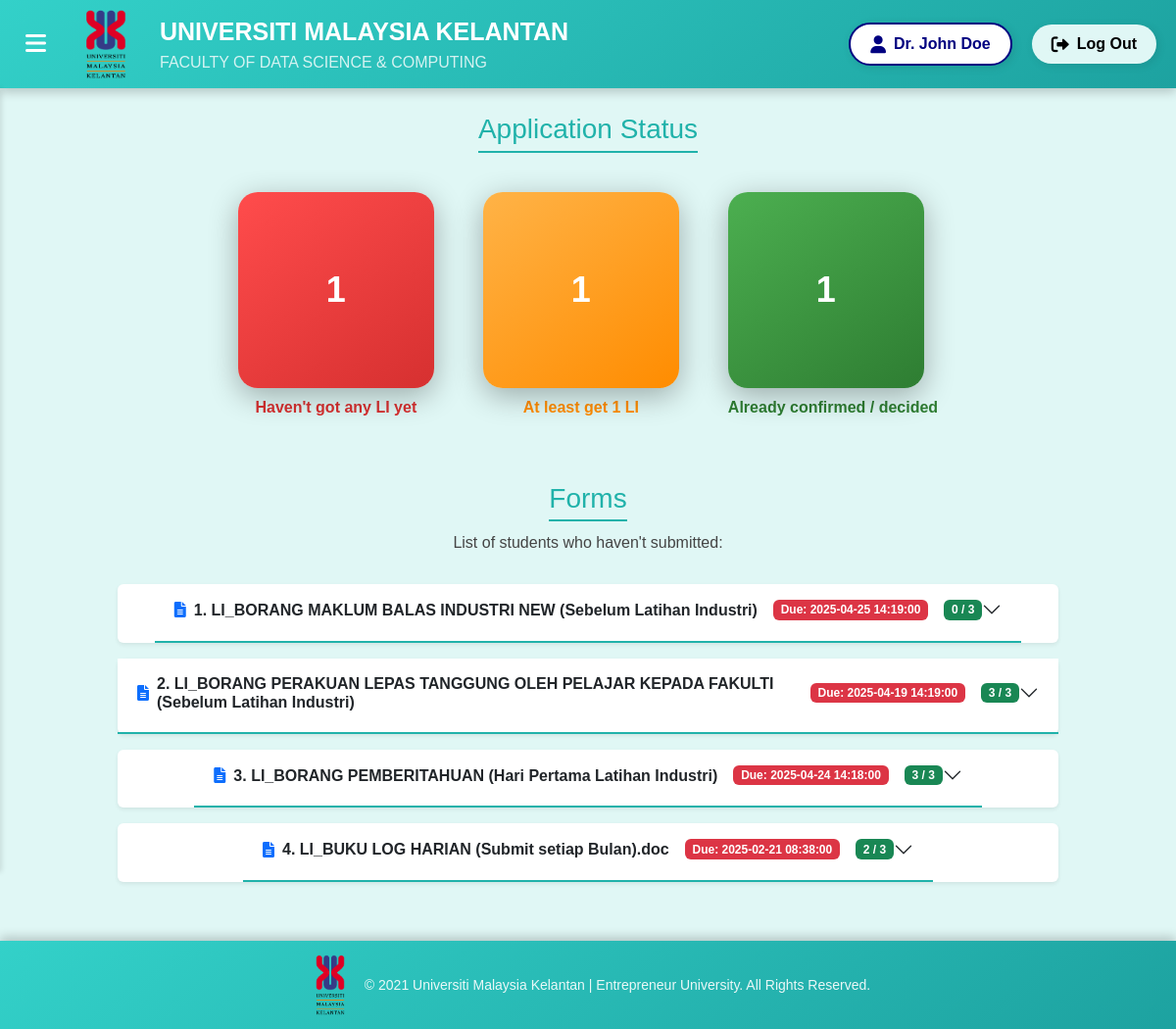
Page /lecturer_dashboard.php (signed in) on the committed database.
### tables this page shows
CREATE TABLE `before_li` (
  `id` int(11) NOT NULL,
  `form_name` varchar(255) DEFAULT NULL,
  `file_path` varchar(255) DEFAULT NULL,
  `due_date` datetime DEFAULT NULL,
  `created_at` timestamp NOT NULL DEFAULT current_timestamp(),
  `button_name` varchar(255) NOT NULL,
  `redirect_url` varchar(255) DEFAULT NULL,
  `require_upload` enum('Yes','No') DEFAULT 'No'
);

### lecturer_dashboard.php (the view, shortened to what this page needs)
<?php
include("db_connect.php");
$lecturerName = $_SESSION['name'];
$stmt1 = $conn->prepare("SELECT COUNT(*) as total FROM students WHERE lecturer = ? AND status = 'Haven''t got any LI yet'");
$stmt1->bind_param("s", $lecturerName);
$stmt1->execute();
$result1 = $stmt1->get_result()->fetch_assoc()['total'];
$stmt2 = $conn->prepare("SELECT COUNT(*) as total FROM students WHERE lecturer = ? AND status = 'At least get 1 LI'");
$stmt2->bind_param("s", $lecturerName);
$stmt2->execute();
$result2 = $stmt2->get_result()->fetch_assoc()['total'];
$stmt3 = $conn->prepare("SELECT COUNT(*) as total FROM students WHERE lecturer = ? AND status = 'Already confirmed / decided'");
$stmt3->bind_param("s", $lecturerName);
$stmt3->execute();
$result3 = $stmt3->get_result()->fetch_assoc()['total'];
$formQuery = "SELECT form_name, due_date FROM before_li ORDER BY id DESC";
$formResult = $conn->query($formQuery);
$stmtTotalStudents = $conn->prepare("SELECT COUNT(*) as total FROM students WHERE lecturer = ?");
$stmtTotalStudents->bind_param("s", $lecturerName);
$stmtTotalStudents->execute();
$totalStudents = $stmtTotalStudents->get_result()->fetch_assoc()['total'];
?>
<!DOCTYPE html>
<html lang="en">
<head>
<!DOCTYPE html>
<html lang="en">
<head>
    <link href="https://cdn.jsdelivr.net/npm/bootstrap@5.3.2/dist/css/bootstrap.min.css" rel="stylesheet">
    <link href="https://cdnjs.cloudflare.com/ajax/libs/font-awesome/6.0.0-beta3/css/all.min.css" rel="stylesheet">
    <link href="https://cdn.jsdelivr.net/npm/bootstrap@5.3.2/dist/css/bootstrap.min.css" rel="stylesheet">
</head>
<body>
<div class="navbar">
    <div class="logo">
        <button id="sidebarToggle" class="menu-toggle">
            <i class="fas fa-bars"></i>
        </button>
        <img src="image/logoumk.png" alt="UMK Logo" class="logo-img">
        <div>
            <p>UNIVERSITI MALAYSIA KELANTAN</p>
            <p class="faculty-title">FACULTY OF DATA SCIENCE & COMPUTING</p>
        </div>
    </div>
    <ul class="menu">
      <li>
        <div class="position-relative">
          <a href="#" id="userName" class="logout-btn" style="background-color: white; color: navy; border: 2px solid navy;">
            <i class="fas fa-user"></i> <?= htmlspecialchars($lecturerName) ?>
          </a>
        </div>
      </li>
    <li>
        <a href="logout.php" class="logout-btn">
            <i class="fas fa-sign-out-alt"></i> Log Out
        </a>
    </li>
    </ul>
</div>
<div class="main-content">
<div class="main-inner">
    <div class="status-wrapper">
        <div class="application-status">
            <h2>Application Status</h2>
        </div>
        <div class="status-squares">
            <div style="text-align:center;">
            <div class="square" id="status1"><?php echo $result1; ?></div>
                <p style="margin-top:8px; color:#d63030; font-weight:bold;">Haven't got any LI yet</p>
            </div>
            <div style="text-align:center;">
            <div class="square" id="status2"><?php echo $result2; ?></div>
                <p style="margin-top:8px; color:#ff8c00; font-weight:bold;">At least get 1 LI</p>
            </div>
            <div style="text-align:center;">
            <div class="square" id="status3"><?php echo $result3; ?></div>
                <p style="margin-top:8px; color:#2e7d32; font-weight:bold;">Already confirmed / decided</p>
            </div>
        </div>
    </div>
<div class="application-status mt-5">
  <h2>Forms</h2>
  <p style="font-size: 16px; color: #444; margin-top: 10px;">
    List of students who haven't submitted:
  </p>
  <div class="accordion form-accordion" id="formsAccordion" style="margin-top: 30px;">
  <?php
  $counter = 1;
  if ($formResult && $formResult->num_rows > 0) {
      while ($row = $formResult->fetch_assoc()) {
          $formName = $row['form_name'];
          $dueDate  = $row['due_date'];
          if (stripos($formName, 'LI_BORANG MAKLUM BALAS INDUSTRI NEW') !== false) {
              $subTable    = 'form';
              $whichColumn = 'which_form';
          } else {
              $subTable    = 'student_uploads';
              $whichColumn = 'form_name';
          }
            $sqlAll = "
            SELECT name, email
                FROM students
            WHERE lecturer = ?
            ";
            $stmtAll = $conn->prepare($sqlAll);
            $stmtAll->bind_param("s", $lecturerName);
            $stmtAll->execute();
            $resAll = $stmtAll->get_result();
            $students = [];
            while ($r = $resAll->fetch_assoc()) {
            $students[$r['email']] = $r['name'];
            }
            if ($subTable == 'form') {
                $sqlSub = "
                SELECT email
                    FROM form
                WHERE {$whichColumn} = ?
                ";
            } else {
                $sqlSub = "
                SELECT student_email
                    FROM student_uploads
                WHERE {$whichColumn} = ?
                ";
            }
            $stmtSub = $conn->prepare($sqlSub);
            $stmtSub->bind_param("s", $formName);
            $stmtSub->execute();
            $resSub = $stmtSub->get_result();
            $submitted = [];
            while ($r = $resSub->fetch_assoc()) {
            if ($subTable == 'form') {
                $submitted[] = $r['email'];
            } else {
                $submitted[] = $r['student_email'];
            }
            }
            $notSubmittedNames = [];
            foreach ($students as $email => $name) {
                if (!in_array($email, $submitted)) {
                    $notSubmittedNames[] = $name;
                }
            }
            $notCount = count($notSubmittedNames);
        ?>
      <div class="accordion-item mb-3 border-0 shadow-sm rounded">
        <h2 class="accordion-header" id="heading-<?php echo $counter; ?>">
          <button class="accordion-button collapsed bg-white text-dark fw-bold"
                  type="button"
                  data-bs-toggle="collapse"
                  data-bs-target="#collapse-<?php echo $counter; ?>"
                  aria-expanded="false"
                  aria-controls="collapse-<?php echo $counter; ?>">
            <i class="fas fa-file-alt me-2 text-primary"></i>
            <?php echo htmlspecialchars($formName); ?>
            <?php if ($dueDate): ?>
              <span class="badge bg-danger ms-3">Due: <?php echo htmlspecialchars($dueDate); ?></span>
            <?php endif; ?>
            <span class="badge bg-success ms-3"><?php echo $notCount . ' / ' . $totalStudents; ?></span>
          </button>
        </h2>
      </div>
  <?php
          $counter++;
      }
  } else {
      echo "<p class='text-muted'>No forms found.</p>";
  }
  ?>
  </div>
</div>
</div>
</div>
<footer class="footer">
    <div class="footer-content">
        <img src="image/logoumk.png" alt="UMK Logo" class="footer-logo">
        <p>&copy; 2021 Universiti Malaysia Kelantan | Entrepreneur University. All Rights Reserved.</p>
    </div>
</footer>
</body>
</html>

### lecturer_dashboard.php (style rules this page uses)
body { background-color: #e0f7f5; margin: 0; font-family: Arial, sans-serif; }
.navbar { background: linear-gradient(145deg, #33d1c9, #1da2a0); color: #ffffff; width: 100%; padding: 5px 20px; display: flex; align-items: center; justify-content: space-between; box-shadow: 0 4px 10px rgba(0, 0, 0, 0.2); position: fixed; top: 0; left: 0; z-index: 1000; transition: transform 0.3s ease; }
.navbar .logo { display: flex; align-items: center; gap: 10px; }
.navbar .logo-img { width: 70px; height: 80px; margin-right: 10px; }
.navbar .logo p { font-size: 25px; font-weight: bold; color: #ffffff; margin: 0; text-transform: uppercase; }
.navbar .logo p.faculty-title { font-size: 16px; font-weight: normal; color: #ffffff; opacity: 0.8; margin: 0; text-transform: capitalize; }
.navbar .menu { list-style: none; margin: 0; padding: 0; display: flex; align-items: center; }
.navbar .menu li { display: inline-flex; align-items: center; gap: 10px; margin-left: 0; margin-right: 0; color: #333333; font-size: 14px; font-weight: bold; text-transform: capitalize; cursor: pointer; transition: color 0.3s ease; }
.menu-toggle { background: none; border: none; color: white; font-size: 24px; cursor: pointer; margin-right: 10px; }
.main-content { margin-left: 0; transition: margin-left 0.3s ease; padding: 20px; width: 100%; background-color: #e0f7f5; min-height: 100%; overflow-y: auto; margin-top: 95px; display: flex; flex-direction: column; align-items: center; }
.main-content { margin-left: 0; transition: margin-left 0.3s ease; padding: 20px; width: 100%; background-color: #e0f7f5; min-height: 100%; overflow-y: auto; margin-top: 95px; }
.logout-btn { background: #e0f7f5; color: black; padding: 8px 20px; border-radius: 25px; text-decoration: none; font-weight: bold; display: flex; align-items: center; gap: 8px; font-size: 16px; transition: background 0.3s ease, transform 0.2s ease; border: none; cursor: pointer; box-shadow: 2px 2px 10px rgba(0, 0, 0, 0.1); }
.logout-btn { margin-left: 20px !important; }
.logout-btn i { font-size: 18px; }
.application-status { text-align: center; margin-bottom: 20px; }
.application-status h2 { font-size: 28px; color: #20b2aa; margin: 0; position: relative; display: inline-block; }
.application-status h2::after { content: ""; display: block; width: 100%; height: 2px; background-color: #20b2aa; margin-top: 5px; }
.status-squares { display: flex; justify-content: center; align-items: center; flex-wrap: wrap; gap: 50px; margin-top: 40px; }
.square { width: 200px; height: 200px; color: #ffffff; font-size: 36px; font-weight: bold; display: flex; align-items: center; justify-content: center; border-radius: 20px; position: relative; overflow: hidden; box-shadow: 0 8px 30px rgba(0, 0, 0, 0.3); transition: transform 0.9s ease, box-shadow 0.4s ease; transform-style: preserve-3d; cursor: pointer; }
#status1 { background: linear-gradient(145deg, #ff4c4c, #d63030); }
#status2 { background: linear-gradient(145deg, #ffb347, #ff8c00); }
#status3 { background: linear-gradient(145deg, #4caf50, #2e7d32); }
.status-wrapper { max-width: 1200px; margin: 0 auto; text-align: center; }
html, body { margin: 0; padding: 0; height: auto; overflow-x: hidden; font-family: Arial, sans-serif; }
.footer { width: 100%; clear: both; background: linear-gradient(145deg, #33d1c9, #1da2a0); color: #ffffff; text-align: center; padding: 10px 0; box-shadow: 0 -4px 10px rgba(0, 0, 0, 0.2); margin-top: 20px; }
.footer-content { display: flex; align-items: center; justify-content: center; gap: 10px; flex-wrap: wrap; }
.footer-logo { width: 50px; height: auto; }
.footer p { margin: 0; font-size: 14px; font-weight: normal; opacity: 0.9; }
.position-relative { position: relative; }
.main-inner { width: 100%; max-width: 1000px; margin: 0 auto; padding: 0 20px; box-sizing: border-box; }

### rows in the picture
before_li: form_name "1. LI_BORANG MAKLUM BALAS INDUSTRI NEW (Sebelum Latihan Industri)", due_date "2025-04-25 14:19:00", notCount "0", totalStudents "3"
before_li: form_name "2. LI_BORANG PERAKUAN LEPAS TANGGUNG OLEH PELAJAR KEPADA FAKULTI (Sebelum Latihan Industri)", due_date "2025-04-19 14:19:00", notCount "3", totalStudents "3"
before_li: form_name "3. LI_BORANG PEMBERITAHUAN (Hari Pertama Latihan Industri)", due_date "2025-04-24 14:18:00", notCount "3", totalStudents "3"
before_li: form_name "4. LI_BUKU LOG HARIAN (Submit setiap Bulan).doc", due_date "2025-02-21 08:38:00", notCount "2", totalStudents "3"

### other values in the picture
$lecturerName "Dr. John Doe"
$result1 "1"
$result2 "1"
$result3 "1"
